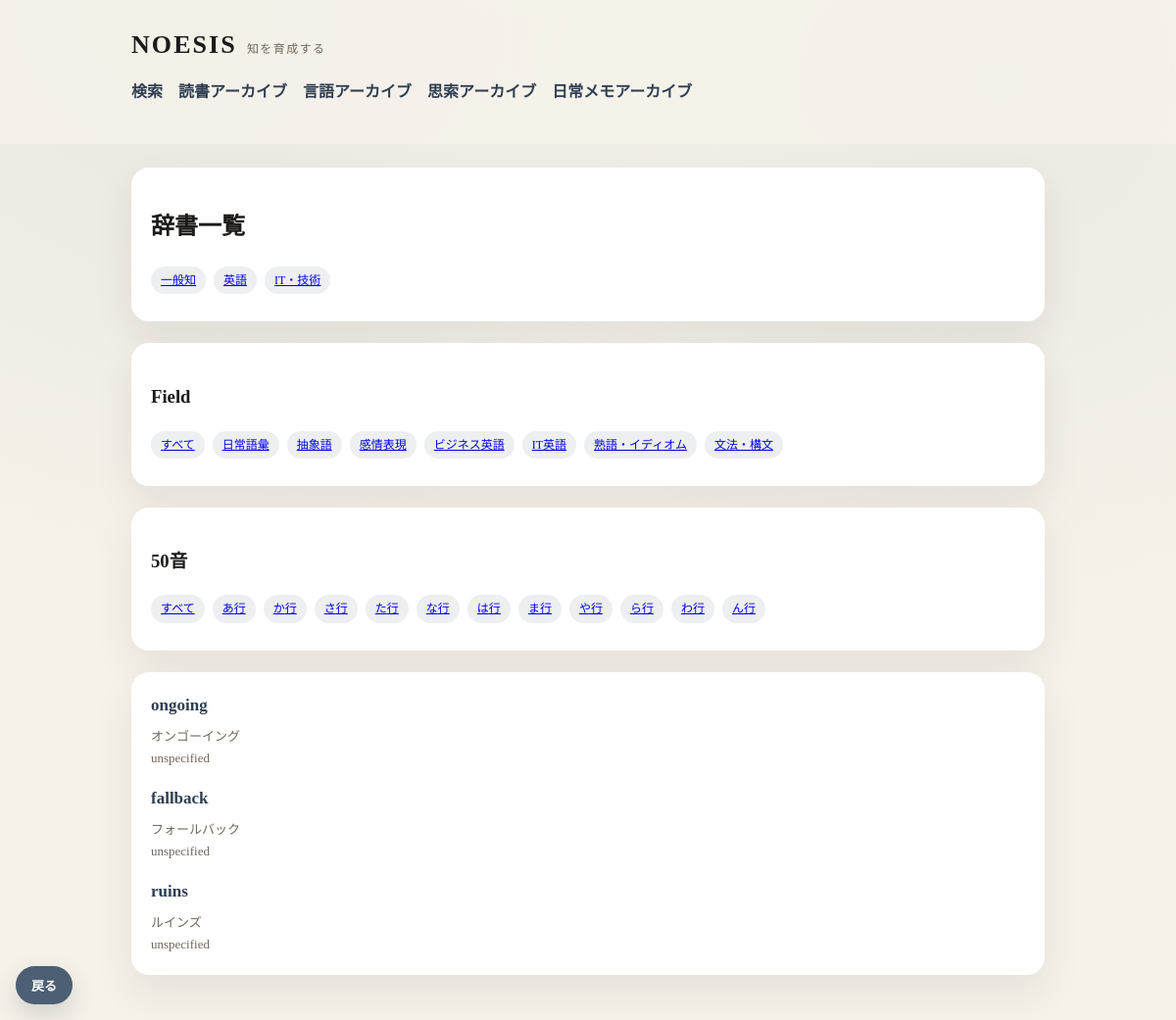
The app's page /dictionary?domain=english with its own data.
### tables this page shows
CREATE TABLE entry (
            id INTEGER PRIMARY KEY AUTOINCREMENT,
            -- Dictionary: stable definition-centric knowledge.
            -- Reading note: source-tied insights and quotes.
            type TEXT NOT NULL CHECK (type IN ('dictionary', 'reading_note')),
            title TEXT NOT NULL,
            body TEXT NOT NULL,
            created_at TEXT NOT NULL DEFAULT (datetime('now')),
            updated_at TEXT NOT NULL DEFAULT (datetime('now'))
        , genre TEXT, book_id INTEGER, domain TEXT NOT NULL DEFAULT 'general', field TEXT NOT NULL DEFAULT 'unspecified', concept TEXT, reading TEXT NOT NULL DEFAULT '', language TEXT NOT NULL DEFAULT 'ja', reading_source TEXT NOT NULL DEFAULT 'manual');

### app/main.py (the view)
@app.get("/dictionary", response_class=HTMLResponse)
def dictionary_list(
    request: Request,
    domain: str = "general",
    field: str = "",
    row: str = "",
):
    conn = get_connection()
    entries = list_dictionary_entries(conn, domain, field or None)
    conn.close()
    filtered = []
    for entry in entries:
        reading = entry.get("reading") or ""
        row_key = gojuon_row(reading)
        if row and row_key != row:
            continue
        entry["reading_sort"] = normalize_reading(reading)
        filtered.append(entry)
    filtered.sort(key=lambda item: item.get("reading_sort", ""))
    return templates.TemplateResponse(
        "dictionary_list.html",
        {
            "request": request,
            "entries": filtered,
            "domain": domain,
            "field": field,
            "row": row,
            "fields": dictionary_fields(domain),
            "rows": ["あ", "か", "さ", "た", "な", "は", "ま", "や", "ら", "わ", "ん"],
            "domain_labels": {"general": "一般知", "english": "英語", "technology": "IT・技術"},
        },
    )

### app/templates/dictionary_list.html
{% extends "base.html" %}
{% block content %}
<section class="panel">
  <h2>辞書一覧</h2>
  <div class="tags">
    {% for key, label in domain_labels.items() %}
      <a class="tag" href="/dictionary?domain={{ key }}">{{ label }}</a>
    {% endfor %}
  </div>
</section>
<section class="panel">
  <h3>Field</h3>
  <div class="tags">
    <a class="tag" href="/dictionary?domain={{ domain }}">すべて</a>
    {% for f in fields %}
      <a class="tag" href="/dictionary?domain={{ domain }}&field={{ f }}">{{ f }}</a>
    {% endfor %}
  </div>
</section>
<section class="panel">
  <h3>50音</h3>
  <div class="tags">
    <a class="tag" href="/dictionary?domain={{ domain }}{% if field %}&field={{ field }}{% endif %}">すべて</a>
    {% for r in rows %}
      <a class="tag" href="/dictionary?domain={{ domain }}{% if field %}&field={{ field }}{% endif %}&row={{ r }}">{{ r }}行</a>
    {% endfor %}
  </div>
</section>
<section class="panel">
  {% if entries %}
    <ul class="entry-list">
      {% for entry in entries %}
        <li>
          <div class="entry-meta">
            <a class="entry-title" href="/entry/{{ entry.id }}">{{ entry.title }}</a>
          </div>
          <div class="muted">{{ entry.reading }}</div>
          {% if entry.field %}
            <div class="muted">{{ entry.field }}</div>
          {% endif %}
        </li>
      {% endfor %}
    </ul>
  {% else %}
    <p>該当する辞書エントリーがありません。</p>
  {% endif %}
</section>
{% endblock %}

### app/static/style.css (style rules this page uses)
:root { --bg: #f6f2ea; --panel: #ffffff; --ink: #1c1b19; --muted: #6f675c; --accent: #4c5f75; --accent-strong: #2f3f52; --line: rgba(40, 36, 28, 0.08); --shadow: 0 18px 40px rgba(36, 30, 22, 0.08); --radius: 18px; }
* { box-sizing: border-box; }
body { margin: 0; font-family: "Hiragino Mincho ProN", "Yu Mincho", "Hiragino Serif", "Times New Roman", serif; background: radial-gradient(circle at 15% 0%, rgba(76, 95, 117, 0.08), transparent 40%), radial-gradient(circle at 85% 8%, rgba(76, 95, 117, 0.06), transparent 40%), var(--bg); color: var(--ink); line-height: 1.7; }
.panel { background: var(--panel); padding: 20px; border-radius: var(--radius); margin-bottom: 22px; box-shadow: var(--shadow); }
.entry-list { list-style: none; padding: 0; margin: 0; display: grid; gap: 16px; }
.entry-meta { display: flex; align-items: center; gap: 12px; margin-bottom: 6px; }
.entry-title { color: var(--accent-strong); text-decoration: none; font-weight: 700; font-size: 17px; }
.tags { display: flex; gap: 8px; flex-wrap: wrap; margin-bottom: 8px; }
.tag { background: rgba(76, 95, 117, 0.1); border-radius: 999px; padding: 4px 10px; font-size: 12px; }
.muted { color: var(--muted); font-size: 13px; }
@media (min-width: 721px) { .panel { padding: 20px; } }

### records on screen
entry: title "ongoing", reading "オンゴーイング", field "unspecified"
entry: title "fallback", reading "フォールバック", field "unspecified"
entry: title "ruins", reading "ルインズ", field "unspecified"

### other values on screen
{{ label }} "一般知" "英語" "IT・技術"
{{ f }} "日常語彙" "抽象語" "感情表現" "ビジネス英語" "IT英語" "熟語・イディオム" "文法・構文"
{{ r }} "あ" "か" "さ" "た" "な" "は" "ま" "や" "ら" "わ" "ん"
